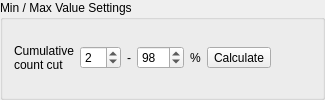
                      <widget class="QgsCollapsibleGroupBox" name="mGroupBoxMinMax">
                       <property name="sizePolicy">
                        <sizepolicy hsizetype="Preferred" vsizetype="Fixed">
                         <horstretch>0</horstretch>
                         <verstretch>0</verstretch>
                        </sizepolicy>
                       </property>
                       <property name="title">
                        <string>Min / Max Value Settings</string>
                       </property>
                       <property name="collapsed">
                        <bool>false</bool>
                       </property>
                       <layout class="QVBoxLayout" name="verticalLayout_9">
                        <item>
                         <layout class="QHBoxLayout" name="horizontalLayout_5">
                          <item>
                           <widget class="QLabel" name="label_35">
                            <property name="minimumSize">
                             <size>
                              <width>0</width>
                              <height>0</height>
                             </size>
                            </property>
                            <property name="text">
                             <string>Cumulative
count cut</string>
                            </property>
                           </widget>
                          </item>
                          <item>
                           <widget class="QgsSpinBox" name="mPercentileMin">
                            <property name="maximum">
                             <number>49</number>
                            </property>
                            <property name="value">
                             <number>2</number>
                            </property>
                           </widget>
                          </item>
                          <item>
                           <widget class="QLabel" name="label_48">
                            <property name="sizePolicy">
                             <sizepolicy hsizetype="Fixed" vsizetype="Preferred">
                              <horstretch>0</horstretch>
                              <verstretch>0</verstretch>
                             </sizepolicy>
                            </property>
                            <property name="minimumSize">
                             <size>
                              <width>0</width>
                              <height>0</height>
                             </size>
                            </property>
                            <property name="text">
                             <string>-</string>
                            </property>
                            <property name="wordWrap">
                             <bool>true</bool>
                            </property>
                           </widget>
                          </item>
                          <item>
                           <widget class="QgsSpinBox" name="mPercentileMax">
                            <property name="minimum">
                             <number>51</number>
                            </property>
                            <property name="maximum">
                             <number>100</number>
                            </property>
                            <property name="value">
                             <number>98</number>
                            </property>
                           </widget>
                          </item>
                          <item>
                           <widget class="QLabel" name="label_61">
                            <property name="sizePolicy">
                             <sizepolicy hsizetype="Fixed" vsizetype="Preferred">
                              <horstretch>0</horstretch>
                              <verstretch>0</verstretch>
                             </sizepolicy>
                            </property>
                            <property name="minimumSize">
                             <size>
                              <width>0</width>
                              <height>0</height>
                             </size>
                            </property>
                            <property name="text">
                             <string>%</string>
                            </property>
                           </widget>
                          </item>
                          <item>
                           <widget class="QToolButton" name="mCalculatePercentiles">
                            <property name="text">
                             <string>Calculate</string>
                            </property>
                            <property name="icon">
                             <iconset>
                              <normaloff>:/images/themes/default/mActionLocalCumulativeCutStretch.svg</normaloff>:/images/themes/default/mActionLocalCumulativeCutStretch.svg</iconset>
                            </property>
                            <property name="toolButtonStyle">
                             <enum>Qt::ToolButtonTextBesideIcon</enum>
                            </property>
                           </widget>
                          </item>
                          <item>
                           <spacer name="horizontalSpacer_9">
                            <property name="orientation">
                             <enum>Qt::Horizontal</enum>
                            </property>
                            <property name="sizeHint" stdset="0">
                             <size>
                              <width>40</width>
                              <height>20</height>
                             </size>
                            </property>
                           </spacer>
                          </item>
                         </layout>
                        </item>
                       </layout>
                      </widget>
